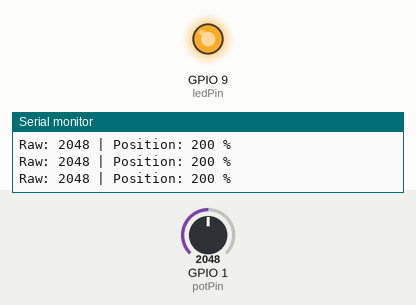
The sketch below on a simulated ESP32-S3. On the bench: output pins drawn as LEDs (lit = HIGH), the last lines printed to the serial monitor. The inputs (shaded band) are chosen by the test bench; at power-on: GPIO 1 (potPin) = 2048.

Above: at 1.2 s.
1.3 s: GPIO 1 (potPin) set to 491
At 1.8 s:
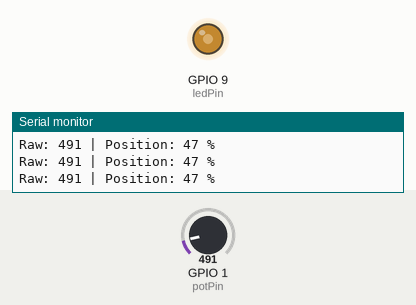
2.8 s: GPIO 1 (potPin) set to 0
At 4.0 s:
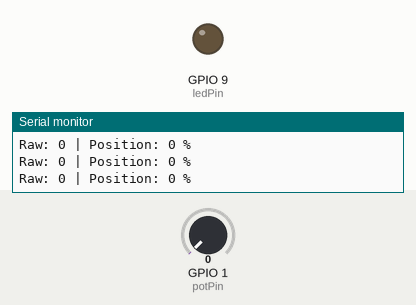
4.3 s: GPIO 1 (potPin) set to 1228
At 5.1 s:
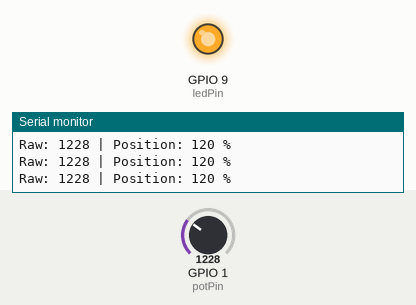
Timing chart, 0 to 7.3 s (numbered marks = the images above; inputs shaded):
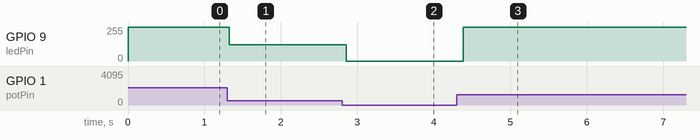

Measured:
- after the input at 1.3 s, GPIO 9 (ledPin): 255/255 → 122/255 at once
- after the input at 2.8 s, GPIO 9 (ledPin): 122/255 → 0/255 after 0.06 s
- after the input at 4.3 s, GPIO 9 (ledPin): 0/255 → 255/255 after 0.09 s

The sketch:

example.ino
```cpp
// Reads and smooths the potentiometer value on A0, maps it to percent and PWM, dims an LED on D9, and prints raw/percent values over serial.
//
// Buy this module: https://shillehtek.com/products/slide-potentiometer-module-10k-arduino-esp32
// Full manual: https://shillehtek.com/blogs/shillehtek-product-manuals/slide-potentiometer-module-10k-arduino-esp32-manual
// More examples: https://github.com/shillehbean/shillehtek-examples
//

// 10K Slide Potentiometer - Arduino Example
// OTA->A0, VCC->5V, GND->GND, optional LED on D9

const int potPin = A0;
const int ledPin = 9;          // PWM pin

int readSmooth() {
  long total = 0;
  for (int i = 0; i < 16; i++) total += analogRead(potPin);
  return total / 16;
}

void setup() {
  Serial.begin(9600);
  pinMode(ledPin, OUTPUT);
  Serial.println("Slide the fader!");
}

void loop() {
  int raw = readSmooth();                 // 0..1023
  int percent = map(raw, 0, 1023, 0, 100);
  int pwm = map(raw, 0, 1023, 0, 255);

  analogWrite(ledPin, pwm);               // slider dims the LED

  Serial.print("Raw: ");
  Serial.print(raw);
  Serial.print(" | Position: ");
  Serial.print(percent);
  Serial.println(" %");
  delay(100);
}
```
